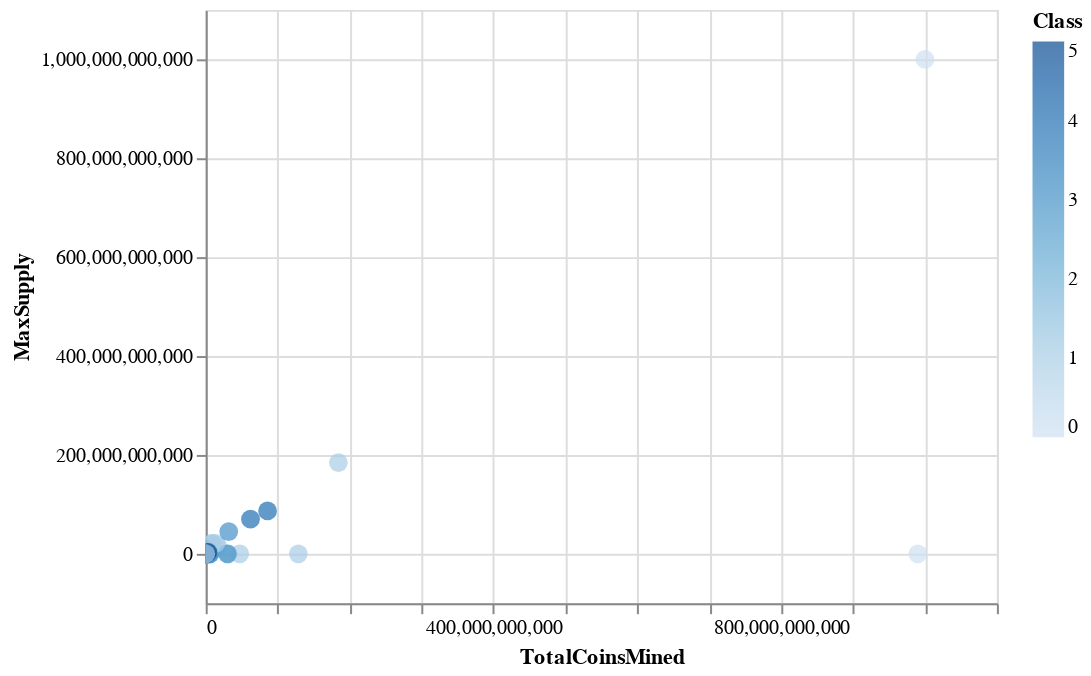

The code cell stored with this chart in its notebook:
### Markdown cell above
#### Table of Tradable Cryptocurrencies

### Code cell
altair.Chart(clustered_df).mark_circle(size=90).encode(
    x='TotalCoinsMined',
    y='MaxSupply',
    color='Class',
    tooltip=["CoinName", "Algorithm", "TotalCoinsMined", "MaxSupply"]
).interactive()

### Figure 1 — Vega-Lite specification as saved in the notebook (floating-point values rounded to 4 significant figures)
{"config": {"view": {"continuousWidth": 400, "continuousHeight": 300}}, "data": {"name": "data-4a40b439bbe276413a5e16e4403b843f"}, "mark": {"type": "circle", "size": 90}, "encoding": {"color": {"type": "quantitative", "field": "Class"}, "tooltip": [{"type": "nominal", "field": "CoinName"}, {"type": "nominal", "field": "Algorithm"}, {"type": "quantitative", "field": "TotalCoinsMined"}, {"type": "quantitative", "field": "MaxSupply"}], "x": {"type": "quantitative", "field": "TotalCoinsMined"}, "y": {"type": "quantitative", "field": "MaxSupply"}}, "selection": {"selector002": {"type": "interval", "bind": "scales", "encodings": ["x", "y"]}}, "$schema": "https://vega.github.io/schema/vega-lite/v4.8.1.json", "datasets": {"data-4a40b439bbe276413a5e16e4403b843f": [{"Algorithm": "Scrypt", "ProofType": "PoW/PoS", "TotalCoinsMined": 3189000.0, "MaxSupply": -1, "PC 1": -1.291, "PC 2": -0.6408, "PC 3": -0.5817, "Class": 3, "CoinName": "NovaCoin"}, {"Algorithm": "SHA-256", "ProofType": "PoW", "TotalCoinsMined": 2615000.0, "MaxSupply": -1, "PC 1": 1.674, "PC 2": -0.2183, "PC 3": 0.001178, "Class": 1, "CoinName": "CounterParty"}, {"Algorithm": "PoS", "ProofType": "PoS", "TotalCoinsMined": 5855000000.0, "MaxSupply": 0, "PC 1": -1.286, "PC 2": 0.0681, "PC 3": -0.4987, "Class": 3, "CoinName": "NuShares"}, {"Algorithm": "Scrypt", "ProofType": "PoW", "TotalCoinsMined": 81090000.0, "MaxSupply": -1, "PC 1": 0.7109, "PC 2": -0.6981, "PC 3": -0.2474, "Class": 1, "CoinName": "MonaCoin"}, {"Algorithm": "X13", "ProofType": "PoW/PoS", "TotalCoinsMined": 175000.0, "MaxSupply": 0, "PC 1": -2.033, "PC 2": -0.5292, "PC 3": -0.7144, "Class": 3, "CoinName": "Triangles Coin"}, {"Algorithm": "SHA-256", "ProofType": "PoW/PoS", "TotalCoinsMined": 47190000.0, "MaxSupply": -1, "PC 1": -0.3278, "PC 2": -0.1605, "PC 3": -0.3332, "Class": 3, "CoinName": "Emercoin"}, {"Algorithm": "Scrypt", "ProofType": "PoC", "TotalCoinsMined": 2147483647, "MaxSupply": -1, "PC 1": -0.9233, "PC 2": -0.5171, "PC 3": -0.3314, "Class": 3, "CoinName": "SafeExchangeCoin"}, {"Algorithm": "Scrypt", "ProofType": "PoW", "TotalCoinsMined": 872830, "MaxSupply": 0, "PC 1": 0.7108, "PC 2": -0.6984, "PC 3": -0.2474, "Class": 1, "CoinName": "CometCoin"}, {"Algorithm": "X11", "ProofType": "TPoS", "TotalCoinsMined": 118600000.0, "MaxSupply": -1, "PC 1": -1.184, "PC 2": -0.4652, "PC 3": -0.1819, "Class": 3, "CoinName": "Stakenet"}, {"Algorithm": "Scrypt", "ProofType": "PoW/PoS", "TotalCoinsMined": 1000000000, "MaxSupply": -1, "PC 1": -1.29, "PC 2": -0.6371, "PC 3": -0.5819, "Class": 3, "CoinName": "OpenChat"}, {"Algorithm": "RandomX", "ProofType": "PoW", "TotalCoinsMined": 73580000.0, "MaxSupply": 105000000, "PC 1": 1.429, "PC 2": -0.6963, "PC 3": -0.03022, "Class": 1, "CoinName": "Quantum Resistant Ledger"}, {"Algorithm": "Dagger", "ProofType": "PoA", "TotalCoinsMined": 692637483, "MaxSupply": -1, "PC 1": -1.547, "PC 2": 0.8787, "PC 3": 6.162, "Class": 4, "CoinName": "Amber"}, {"Algorithm": "Equihash", "ProofType": "PoW", "TotalCoinsMined": 9062000000.0, "MaxSupply": 21000000000, "PC 1": 1.228, "PC 2": -0.61, "PC 3": -0.04607, "Class": 1, "CoinName": "BitcoinZ"}, {"Algorithm": "X11", "ProofType": "PoW", "TotalCoinsMined": 188400000.0, "MaxSupply": -1, "PC 1": 0.4669, "PC 2": -0.6279, "PC 3": -0.1388, "Class": 1, "CoinName": "Pura"}, {"Algorithm": "SHA-256", "ProofType": "PoW", "TotalCoinsMined": 21000000, "MaxSupply": 21000000, "PC 1": 1.674, "PC 2": -0.2181, "PC 3": 0.001193, "Class": 1, "CoinName": "UnitedBitcoin"}, {"Algorithm": "Equihash", "ProofType": "PoW", "TotalCoinsMined": 3819000.0, "MaxSupply": 22873588, "PC 1": 1.163, "PC 2": -0.7081, "PC 3": -0.06199, "Class": 1, "CoinName": "Bitcoin Private"}, {"Algorithm": "Ethash", "ProofType": "PoW", "TotalCoinsMined": 2930000000.0, "MaxSupply": 6500000000, "PC 1": 1.48, "PC 2": -0.6758, "PC 3": -0.02518, "Class": 1, "CoinName": "Callisto Network"}, {"Algorithm": "IMesh", "ProofType": "PoW", "TotalCoinsMined": 25000000, "MaxSupply": 0, "PC 1": 0.9646, "PC 2": -0.6297, "PC 3": 0.03073, "Class": 1, "CoinName": "Aidos Kuneen"}, {"Algorithm": "Equihash", "ProofType": "PoW/PoS", "TotalCoinsMined": 210000000, "MaxSupply": 210000000, "PC 1": -0.838, "PC 2": -0.6492, "PC 3": -0.3962, "Class": 3, "CoinName": "Zelcash"}, {"Algorithm": "SHA-512", "ProofType": "Zero-Knowledge Proof", "TotalCoinsMined": 1000000000, "MaxSupply": -1, "PC 1": -1.626, "PC 2": 1.907, "PC 3": -1.647, "Class": 5, "CoinName": "Kcash"}, {"Algorithm": "Dagger", "ProofType": " PoW/PoS/PoA", "TotalCoinsMined": 62289654000, "MaxSupply": 70000000000, "PC 1": -1.018, "PC 2": 1.811, "PC 3": 6.254, "Class": 4, "CoinName": "DAPS Coin"}, {"Algorithm": "Equihash", "ProofType": "PoW", "TotalCoinsMined": 67510000.0, "MaxSupply": 262800000, "PC 1": 1.164, "PC 2": -0.7071, "PC 3": -0.0618, "Class": 1, "CoinName": "Beam"}, {"Algorithm": "Equihash", "ProofType": "PoW", "TotalCoinsMined": 30886000, "MaxSupply": 0, "PC 1": 1.163, "PC 2": -0.7081, "PC 3": -0.06201, "Class": 1, "CoinName": "Bithereum"}, {"Algorithm": "SPoS", "ProofType": "SPoS", "TotalCoinsMined": 5797493361, "MaxSupply": -1, "PC 1": -1.86, "PC 2": -0.009146, "PC 3": 2.274, "Class": 2, "CoinName": "V Systems"}, {"Algorithm": "CryptoNight", "ProofType": "PoW", "TotalCoinsMined": 1400222610, "MaxSupply": -1, "PC 1": 1.696, "PC 2": -0.194, "PC 3": 0.03158, "Class": 1, "CoinName": "Beldex"}, {"Algorithm": "Eaglesong", "ProofType": "PoW", "TotalCoinsMined": 31390000000.0, "MaxSupply": -1, "PC 1": 1.504, "PC 2": -0.4839, "PC 3": -0.03856, "Class": 1, "CoinName": "Nervos Network"}, {"Algorithm": "X16RT", "ProofType": "PoW/PoS", "TotalCoinsMined": 105800000.0, "MaxSupply": 300000000, "PC 1": -1.996, "PC 2": -0.5877, "PC 3": -0.6895, "Class": 3, "CoinName": "VEIL"}, {"Algorithm": "Blake2B + SHA3", "ProofType": "PoW", "TotalCoinsMined": 364100000.0, "MaxSupply": 2040000000, "PC 1": 1.429, "PC 2": -0.6789, "PC 3": -0.02688, "Class": 1, "CoinName": "Handshake"}, {"Algorithm": "C31", "ProofType": "PoW", "TotalCoinsMined": 10710000.0, "MaxSupply": 20000000, "PC 1": 1.429, "PC 2": -0.6969, "PC 3": -0.03031, "Class": 1, "CoinName": "MimbleWimbleCoin"}, {"Algorithm": "SHA-256", "ProofType": "PoW", "TotalCoinsMined": 64010000.0, "MaxSupply": 66000000, "PC 1": 1.674, "PC 2": -0.2178, "PC 3": 0.001224, "Class": 1, "CoinName": "Arweave"}, {"Algorithm": "X16R", "ProofType": "PoW", "TotalCoinsMined": 8383210000, "MaxSupply": 21000000000, "PC 1": 1.529, "PC 2": -0.5223, "PC 3": 0.001557, "Class": 1, "CoinName": "Ravencoin Classic"}, {"Algorithm": "ECC 256K1", "ProofType": "DPOS", "TotalCoinsMined": 1000000000, "MaxSupply": -1, "PC 1": -1.904, "PC 2": -0.153, "PC 3": 2.323, "Class": 2, "CoinName": "Acute Angle Cloud"}, {"Algorithm": "Scrypt", "ProofType": "PoW", "TotalCoinsMined": 100000000, "MaxSupply": -1, "PC 1": 0.711, "PC 2": -0.6981, "PC 3": -0.2474, "Class": 1, "CoinName": "Primas"}, {"Algorithm": "SHA-256", "ProofType": "PoW", "TotalCoinsMined": 11740000.0, "MaxSupply": 21000000, "PC 1": 1.674, "PC 2": -0.2182, "PC 3": 0.001194, "Class": 1, "CoinName": "Bitcoin Vault"}, {"Algorithm": "Scrypt", "ProofType": "PoW/PoS", "TotalCoinsMined": 19170000.0, "MaxSupply": 21000000, "PC 1": -1.291, "PC 2": -0.6407, "PC 3": -0.5817, "Class": 3, "CoinName": "Auroracoin"}, {"Algorithm": "IMesh", "ProofType": "DPoS+dBFT", "TotalCoinsMined": 499200000.0, "MaxSupply": 1000000000, "PC 1": -0.329, "PC 2": -0.4592, "PC 3": 0.1541, "Class": 3, "CoinName": "INT"}, {"Algorithm": "HEX", "ProofType": "PoW/PoS", "TotalCoinsMined": 8830765, "MaxSupply": 0, "PC 1": -1.997, "PC 2": -0.5899, "PC 3": -0.6899, "Class": 3, "CoinName": "XDNA"}, {"Algorithm": "SHA-256", "ProofType": "PoW", "TotalCoinsMined": 1000000000000.0, "MaxSupply": 1000000000000.0, "PC 1": 5.678, "PC 2": 6.583, "PC 3": 0.6822, "Class": 0, "CoinName": "Wibcoin"}, {"Algorithm": "POS 3.0", "ProofType": "PoS", "TotalCoinsMined": 21880393, "MaxSupply": 25000000, "PC 1": -1.831, "PC 2": 0.2408, "PC 3": -0.6922, "Class": 3, "CoinName": "TokenPay"}, {"Algorithm": "CryptoNight-Heavy", "ProofType": "PoW", "TotalCoinsMined": 14770000.0, "MaxSupply": -1, "PC 1": 1.42, "PC 2": -0.6924, "PC 3": -0.03008, "Class": 1, "CoinName": "Haven Protocol"}, {"Algorithm": "Ethash", "ProofType": "PoW", "TotalCoinsMined": 222200000.0, "MaxSupply": -1, "PC 1": 1.46, "PC 2": -0.7058, "PC 3": -0.03012, "Class": 1, "CoinName": "EtherZero"}, {"Algorithm": "SHA-256", "ProofType": "PoW", "TotalCoinsMined": 18680000.0, "MaxSupply": 21000000.0, "PC 1": 1.674, "PC 2": -0.2181, "PC 3": 0.001193, "Class": 1, "CoinName": "Bitcoin ABC"}, {"Algorithm": "Quark", "ProofType": "PoW/PoS", "TotalCoinsMined": 269100000.0, "MaxSupply": -1, "PC 1": -2.022, "PC 2": -0.5968, "PC 3": -0.702, "Class": 3, "CoinName": "QuarkCoin"}, {"Algorithm": "CryptoNight-Lite", "ProofType": "PoW", "TotalCoinsMined": 17810000.0, "MaxSupply": -1, "PC 1": 1.42, "PC 2": -0.6923, "PC 3": -0.03008, "Class": 1, "CoinName": "AEON"}, {"Algorithm": "TRC10", "ProofType": "DPoS", "TotalCoinsMined": 990000000000.0, "MaxSupply": -1, "PC 1": 1.365, "PC 2": 9.999, "PC 3": -2.181, "Class": 0, "CoinName": "BitTorrent"}, {"Algorithm": "Multiple", "ProofType": "PoW", "TotalCoinsMined": 1777000000.0, "MaxSupply": -1, "PC 1": 1.475, "PC 2": -0.6322, "PC 3": -0.02201, "Class": 1, "CoinName": "Circuits of Value"}, {"Algorithm": "SPL Token", "ProofType": "PoH", "TotalCoinsMined": 75000000, "MaxSupply": 10000000000, "PC 1": -1.771, "PC 2": 0.06524, "PC 3": 2.941, "Class": 2, "CoinName": "MAPS"}, {"Algorithm": "Equihash", "ProofType": "mPoW", "TotalCoinsMined": 33800120, "MaxSupply": 84096000, "PC 1": 0.004913, "PC 2": -0.6068, "PC 3": -0.03031, "Class": 1, "CoinName": "TENT"}, {"Algorithm": "DPoS", "ProofType": "DPoS", "TotalCoinsMined": 156200000.0, "MaxSupply": -1, "PC 1": -1.374, "PC 2": 3.296, "PC 3": -1.891, "Class": 5, "CoinName": "ARK"}, {"Algorithm": "X11", "ProofType": "PoW/PoS", "TotalCoinsMined": 18770000.0, "MaxSupply": 22000000, "PC 1": -1.535, "PC 2": -0.5709, "PC 3": -0.4731, "Class": 3, "CoinName": "IOCoin"}, {"Algorithm": "Scrypt", "ProofType": "PoW", "TotalCoinsMined": 221400000.0, "MaxSupply": -1, "PC 1": 0.7111, "PC 2": -0.6976, "PC 3": -0.2474, "Class": 1, "CoinName": "Einsteinium"}, {"Algorithm": "Tensority", "ProofType": "PoW", "TotalCoinsMined": 1665000000.0, "MaxSupply": 210000000, "PC 1": 1.425, "PC 2": -0.6803, "PC 3": -0.03019, "Class": 1, "CoinName": "Bytom"}, {"Algorithm": "SHA-256", "ProofType": "PoW", "TotalCoinsMined": 609000000.0, "MaxSupply": 888000000, "PC 1": 1.677, "PC 2": -0.2133, "PC 3": 0.001821, "Class": 1, "CoinName": "SysCoin"}, {"Algorithm": "Scrypt", "ProofType": "PoW/PoS", "TotalCoinsMined": 226000000.0, "MaxSupply": 420000000, "PC 1": -1.29, "PC 2": -0.6387, "PC 3": -0.5814, "Class": 3, "CoinName": "PotCoin"}, {"Algorithm": "Proof-of-Authority", "ProofType": "PoA", "TotalCoinsMined": 285900000.0, "MaxSupply": -1, "PC 1": -1.728, "PC 2": 0.5043, "PC 3": 6.065, "Class": 4, "CoinName": "Poa Network"}, {"Algorithm": "BLAKE256", "ProofType": "PoW/PoS", "TotalCoinsMined": 12740000.0, "MaxSupply": 21000000, "PC 1": -2.009, "PC 2": -0.5937, "PC 3": -0.6958, "Class": 3, "CoinName": "Decred"}, {"Algorithm": "Equihash", "ProofType": "PoW", "TotalCoinsMined": 10920000.0, "MaxSupply": 21000000, "PC 1": 1.163, "PC 2": -0.7081, "PC 3": -0.06199, "Class": 1, "CoinName": "ZCash"}, {"Algorithm": "Scrypt", "ProofType": "PoW/PoS", "TotalCoinsMined": 916143810, "MaxSupply": 1000000000, "PC 1": -1.287, "PC 2": -0.6343, "PC 3": -0.581, "Class": 3, "CoinName": "WhiteCoin"}, {"Algorithm": "Leased POS", "ProofType": "LPoS", "TotalCoinsMined": 104664100, "MaxSupply": -1, "PC 1": -1.912, "PC 2": -0.1798, "PC 3": 2.332, "Class": 2, "CoinName": "Waves"}, {"Algorithm": "Scrypt", "ProofType": "PoW", "TotalCoinsMined": 23170000.0, "MaxSupply": -1, "PC 1": 0.7108, "PC 2": -0.6984, "PC 3": -0.2474, "Class": 1, "CoinName": "ViaCoin"}, {"Algorithm": "Lyra2REv2", "ProofType": "PoW", "TotalCoinsMined": 59290000.0, "MaxSupply": 84000000, "PC 1": 1.42, "PC 2": -0.6916, "PC 3": -0.02996, "Class": 1, "CoinName": "Vertcoin"}, {"Algorithm": "Multiple", "ProofType": "PoW", "TotalCoinsMined": 16440000000.0, "MaxSupply": 16555000000, "PC 1": 1.538, "PC 2": -0.5267, "PC 3": -0.01048, "Class": 1, "CoinName": "Verge"}, {"Algorithm": "VeChainThor Authority", "ProofType": "Proof of Authority", "TotalCoinsMined": 85985041177, "MaxSupply": 86712634466, "PC 1": 0.1006, "PC 2": 4.527, "PC 3": 6.735, "Class": 4, "CoinName": "VeChain"}, {"Algorithm": "Dagger-Hashimoto", "ProofType": "PoW", "TotalCoinsMined": 50480000.0, "MaxSupply": -1, "PC 1": 1.42, "PC 2": -0.6921, "PC 3": -0.03009, "Class": 1, "CoinName": "Ubiq"}, {"Algorithm": "X13", "ProofType": "PoS", "TotalCoinsMined": 129531608, "MaxSupply": -1, "PC 1": -1.929, "PC 2": -0.06275, "PC 3": -0.7126, "Class": 3, "CoinName": "Stratis"}, {"Algorithm": "PoS", "ProofType": "PoW", "TotalCoinsMined": 379300000.0, "MaxSupply": -1, "PC 1": 0.6041, "PC 2": -0.476, "PC 3": -0.1654, "Class": 1, "CoinName": "Steem"}, {"Algorithm": "KECCAK", "ProofType": "PoW", "TotalCoinsMined": 2632000000.0, "MaxSupply": 5000000000, "PC 1": 1.447, "PC 2": -0.6477, "PC 3": -0.02272, "Class": 1, "CoinName": "SmartCash"}, {"Algorithm": "X11GOST", "ProofType": "PoW", "TotalCoinsMined": 19060000.0, "MaxSupply": 21000000, "PC 1": 1.42, "PC 2": -0.6922, "PC 3": -0.03005, "Class": 1, "CoinName": "SibCoin"}, {"Algorithm": "Blake2b", "ProofType": "PoW", "TotalCoinsMined": 47310292992, "MaxSupply": -1, "PC 1": 1.53, "PC 2": -0.4502, "PC 3": -0.03998, "Class": 1, "CoinName": "Siacoin"}, {"Algorithm": "DPoS", "ProofType": "DPoS", "TotalCoinsMined": 14723826, "MaxSupply": -1, "PC 1": -1.374, "PC 2": 3.295, "PC 3": -1.891, "Class": 5, "CoinName": "Shift"}, {"Algorithm": "Scrypt", "ProofType": "PoW/PoS", "TotalCoinsMined": 1033000.0, "MaxSupply": -1, "PC 1": -1.291, "PC 2": -0.6408, "PC 3": -0.5817, "Class": 3, "CoinName": "SaluS"}, {"Algorithm": "DPoS", "ProofType": "PoS", "TotalCoinsMined": 174900000.0, "MaxSupply": -1, "PC 1": -1.683, "PC 2": 1.506, "PC 3": -1.269, "Class": 5, "CoinName": "Rise"}, {"Algorithm": "Scrypt", "ProofType": "PoW/PoS", "TotalCoinsMined": 30070000000.0, "MaxSupply": -1, "PC 1": -1.244, "PC 2": -0.5285, "PC 3": -0.5859, "Class": 3, "CoinName": "Reddcoin"}, {"Algorithm": "POS 3.0", "ProofType": "PoS", "TotalCoinsMined": 103262520, "MaxSupply": 107800000.0, "PC 1": -1.831, "PC 2": 0.2414, "PC 3": -0.6921, "Class": 3, "CoinName": "QTUM"}, {"Algorithm": "Quark", "ProofType": "PoW/PoS", "TotalCoinsMined": 65600000.0, "MaxSupply": -1, "PC 1": -2.022, "PC 2": -0.5976, "PC 3": -0.7019, "Class": 3, "CoinName": "Private Instant Verified Transaction"}, {"Algorithm": "VBFT", "ProofType": "PoS", "TotalCoinsMined": 1000000000, "MaxSupply": -1, "PC 1": -1.818, "PC 2": 0.2454, "PC 3": -0.6866, "Class": 3, "CoinName": "Ontology"}, {"Algorithm": "PoS", "ProofType": "PoS/LPoS", "TotalCoinsMined": 999000000.0, "MaxSupply": 1000000000, "PC 1": -0.9439, "PC 2": -0.185, "PC 3": -0.233, "Class": 3, "CoinName": "Nxt"}, {"Algorithm": "SHA3", "ProofType": "PoW/nPoS", "TotalCoinsMined": 70090000.0, "MaxSupply": 78000000, "PC 1": -1.911, "PC 2": -0.1789, "PC 3": 2.337, "Class": 2, "CoinName": "Nexus"}, {"Algorithm": "X13", "ProofType": "PoW/PoS", "TotalCoinsMined": 71300000.0, "MaxSupply": -1, "PC 1": -2.033, "PC 2": -0.529, "PC 3": -0.7144, "Class": 3, "CoinName": "NavCoin"}, {"Algorithm": "Blake2b", "ProofType": "PoW", "TotalCoinsMined": 133248290, "MaxSupply": 133248290, "PC 1": 1.456, "PC 2": -0.626, "PC 3": -0.03341, "Class": 1, "CoinName": "Nano"}, {"Algorithm": "SHA-256", "ProofType": "PoW", "TotalCoinsMined": 17390000.0, "MaxSupply": -1, "PC 1": 1.674, "PC 2": -0.2182, "PC 3": 0.001176, "Class": 1, "CoinName": "Namecoin"}, {"Algorithm": "RandomX", "ProofType": "PoW", "TotalCoinsMined": 17870000.0, "MaxSupply": -1, "PC 1": 1.429, "PC 2": -0.6968, "PC 3": -0.0303, "Class": 1, "CoinName": "Monero"}, {"Algorithm": "Scrypt", "ProofType": "PoW", "TotalCoinsMined": 39440000.0, "MaxSupply": 42000000, "PC 1": 0.711, "PC 2": -0.6982, "PC 3": -0.2473, "Class": 1, "CoinName": "MegaCoin"}, {"Algorithm": "Scrypt", "ProofType": "PoW", "TotalCoinsMined": 67280000.0, "MaxSupply": 84000000, "PC 1": 0.7111, "PC 2": -0.6979, "PC 3": -0.2473, "Class": 1, "CoinName": "Litecoin"}, {"Algorithm": "DPoS", "ProofType": "DPoS", "TotalCoinsMined": 143530492, "MaxSupply": -1, "PC 1": -1.374, "PC 2": 3.296, "PC 3": -1.891, "Class": 5, "CoinName": "Lisk"}, {"Algorithm": "Equihash", "ProofType": "dPoW/PoW", "TotalCoinsMined": 126900000.0, "MaxSupply": 200000000, "PC 1": 0.005644, "PC 2": -0.6056, "PC 3": -0.03015, "Class": 1, "CoinName": "Komodo"}, {"Algorithm": "Loopchain", "ProofType": "PoS", "TotalCoinsMined": 881800000.0, "MaxSupply": -1, "PC 1": -1.818, "PC 2": 0.2446, "PC 3": -0.6866, "Class": 3, "CoinName": "ICON Project"}, {"Algorithm": "BLAKE256", "ProofType": "PoW/PoS", "TotalCoinsMined": 45070000.0, "MaxSupply": 84000000, "PC 1": -2.009, "PC 2": -0.5934, "PC 3": -0.6957, "Class": 3, "CoinName": "HyperCash"}, {"Algorithm": "Equihash", "ProofType": "PoW", "TotalCoinsMined": 10899925, "MaxSupply": 21000000, "PC 1": 1.163, "PC 2": -0.7081, "PC 3": -0.06199, "Class": 1, "CoinName": "Horizen"}, {"Algorithm": "Scrypt", "ProofType": "PoW", "TotalCoinsMined": 532800000.0, "MaxSupply": 1680000000, "PC 1": 0.7157, "PC 2": -0.6913, "PC 3": -0.2461, "Class": 1, "CoinName": "Gulden"}, {"Algorithm": "Groestl", "ProofType": "PoW", "TotalCoinsMined": 77200000.0, "MaxSupply": 105000000, "PC 1": 1.42, "PC 2": -0.6914, "PC 3": -0.02993, "Class": 1, "CoinName": "Groestlcoin"}, {"Algorithm": "C31", "ProofType": "PoW", "TotalCoinsMined": 63570000.0, "MaxSupply": -1, "PC 1": 1.429, "PC 2": -0.6968, "PC 3": -0.03034, "Class": 1, "CoinName": "Grin"}, {"Algorithm": "MTP", "ProofType": "PoW", "TotalCoinsMined": 11680000.0, "MaxSupply": 21400000, "PC 1": 1.42, "PC 2": -0.6923, "PC 3": -0.03004, "Class": 1, "CoinName": "Firo"}, {"Algorithm": "NeoScrypt", "ProofType": "PoW", "TotalCoinsMined": 240100000.0, "MaxSupply": 336000000, "PC 1": 1.422, "PC 2": -0.689, "PC 3": -0.0296, "Class": 1, "CoinName": "FeatherCoin"}, {"Algorithm": "Ethash", "ProofType": "PoW", "TotalCoinsMined": 34700000.0, "MaxSupply": 100000000, "PC 1": 1.46, "PC 2": -0.7062, "PC 3": -0.03002, "Class": 1, "CoinName": "Expanse"}, {"Algorithm": "Ethash", "ProofType": "PoW", "TotalCoinsMined": 125800000.0, "MaxSupply": 210700000, "PC 1": 1.46, "PC 2": -0.7056, "PC 3": -0.02994, "Class": 1, "CoinName": "Ethereum Classic"}, {"Algorithm": "DPoS", "ProofType": "DPoS", "TotalCoinsMined": 1028000000.0, "MaxSupply": -1, "PC 1": -1.372, "PC 2": 3.299, "PC 3": -1.891, "Class": 5, "CoinName": "EOS"}, {"Algorithm": "Scrypt", "ProofType": "PoW", "TotalCoinsMined": 128800000000.0, "MaxSupply": -1, "PC 1": 0.9133, "PC 2": -0.2173, "PC 3": -0.265, "Class": 1, "CoinName": "Dogecoin"}, {"Algorithm": "BMW512 / Echo512", "ProofType": "PoW/PoS", "TotalCoinsMined": 5034000000.0, "MaxSupply": -1, "PC 1": -1.984, "PC 2": -0.5566, "PC 3": -0.6913, "Class": 3, "CoinName": "DigitalNote"}, {"Algorithm": "Multiple", "ProofType": "PoW", "TotalCoinsMined": 14150000000.0, "MaxSupply": 21000000000, "PC 1": 1.545, "PC 2": -0.5216, "PC 3": -0.006531, "Class": 1, "CoinName": "DigiByte"}, {"Algorithm": "X11", "ProofType": "PoW/PoSe", "TotalCoinsMined": 10050000.0, "MaxSupply": 18900000, "PC 1": -1.184, "PC 2": -0.4658, "PC 3": -0.1819, "Class": 3, "CoinName": "Dash"}, {"Algorithm": "X13", "ProofType": "PoW/PoS", "TotalCoinsMined": 5603000.0, "MaxSupply": -1, "PC 1": -2.033, "PC 2": -0.5292, "PC 3": -0.7144, "Class": 3, "CoinName": "CloakCoin"}, {"Algorithm": "Ouroboros", "ProofType": "PoS", "TotalCoinsMined": 32000000000.0, "MaxSupply": 45000000000, "PC 1": -1.548, "PC 2": 0.6966, "PC 3": -0.6224, "Class": 3, "CoinName": "Cardano"}, {"Algorithm": "CryptoNight", "ProofType": "PoW", "TotalCoinsMined": 184500000000.0, "MaxSupply": 184470000000, "PC 1": 2.433, "PC 2": 1.055, "PC 3": 0.1574, "Class": 1, "CoinName": "ByteCoin"}, {"Algorithm": "Shabal256", "ProofType": "PoC", "TotalCoinsMined": 2111830238, "MaxSupply": 2158812800, "PC 1": -1.36, "PC 2": -0.3585, "PC 3": -0.1924, "Class": 3, "CoinName": "BurstCoin"}, {"Algorithm": "Quark", "ProofType": "PoW/PoS", "TotalCoinsMined": 7579000.0, "MaxSupply": -1, "PC 1": -2.022, "PC 2": -0.5978, "PC 3": -0.7019, "Class": 3, "CoinName": "BlockNet"}, {"Algorithm": "Scrypt", "ProofType": "PoS", "TotalCoinsMined": 60560000.0, "MaxSupply": 100000000, "PC 1": -1.187, "PC 2": -0.1743, "PC 3": -0.5799, "Class": 3, "CoinName": "BlackCoin"}, {"Algorithm": "SHA-512", "ProofType": "DPoS", "TotalCoinsMined": 2995000000.0, "MaxSupply": 3600570502, "PC 1": -1.369, "PC 2": 3.038, "PC 3": -1.833, "Class": 5, "CoinName": "Bitshares"}, {"Algorithm": "SHA-256", "ProofType": "PoW", "TotalCoinsMined": 18690000.0, "MaxSupply": 21000000.0, "PC 1": 1.674, "PC 2": -0.2181, "PC 3": 0.001193, "Class": 1, "CoinName": "Bitcoin SV"}, {"Algorithm": "Equihash", "ProofType": "PoW", "TotalCoinsMined": 18680000.0, "MaxSupply": 21000000, "PC 1": 1.163, "PC 2": -0.7081, "PC 3": -0.06199, "Class": 1, "CoinName": "Bitcoin Gold"}, {"Algorithm": "X13", "ProofType": "PoW/PoS", "TotalCoinsMined": 199800000.0, "MaxSupply": 210000000, "PC 1": -2.032, "PC 2": -0.5278, "PC 3": -0.7142, "Class": 3, "CoinName": "Bitcoin Diamond"}, {"Algorithm": "SHA-256", "ProofType": "PoW", "TotalCoinsMined": 18690000.0, "MaxSupply": 21000000.0, "PC 1": 1.674, "PC 2": -0.2181, "PC 3": 0.001193, "Class": 1, "CoinName": "Bitcoin Cash"}, {"Algorithm": "SHA-256", "ProofType": "PoW", "TotalCoinsMined": 18663637, "MaxSupply": 21000000.0, "PC 1": 1.674, "PC 2": -0.2181, "PC 3": 0.001193, "Class": 1, "CoinName": "Bitcoin"}, {"Algorithm": "BEP-2", "ProofType": "PoSA", "TotalCoinsMined": 170500000.0, "MaxSupply": 170500000.0, "PC 1": -1.909, "PC 2": -0.1736, "PC 3": 2.341, "Class": 2, "CoinName": "Binance Coin"}, {"Algorithm": "Equihash210,9", "ProofType": "PoW/PoS", "TotalCoinsMined": 492427074, "MaxSupply": -1, "PC 1": -1.996, "PC 2": -0.5867, "PC 3": -0.6901, "Class": 3, "CoinName": "Aion"}, {"Algorithm": "DPoS", "ProofType": "DPoS", "TotalCoinsMined": 1000000000, "MaxSupply": 0, "PC 1": -1.372, "PC 2": 3.299, "PC 3": -1.891, "Class": 5, "CoinName": "Achain"}, {"Algorithm": "Ethash", "ProofType": "PoW", "TotalCoinsMined": 115200000.0, "MaxSupply": -1, "PC 1": 1.46, "PC 2": -0.7062, "PC 3": -0.03011, "Class": 1, "CoinName": "Ethereum"}]}}
